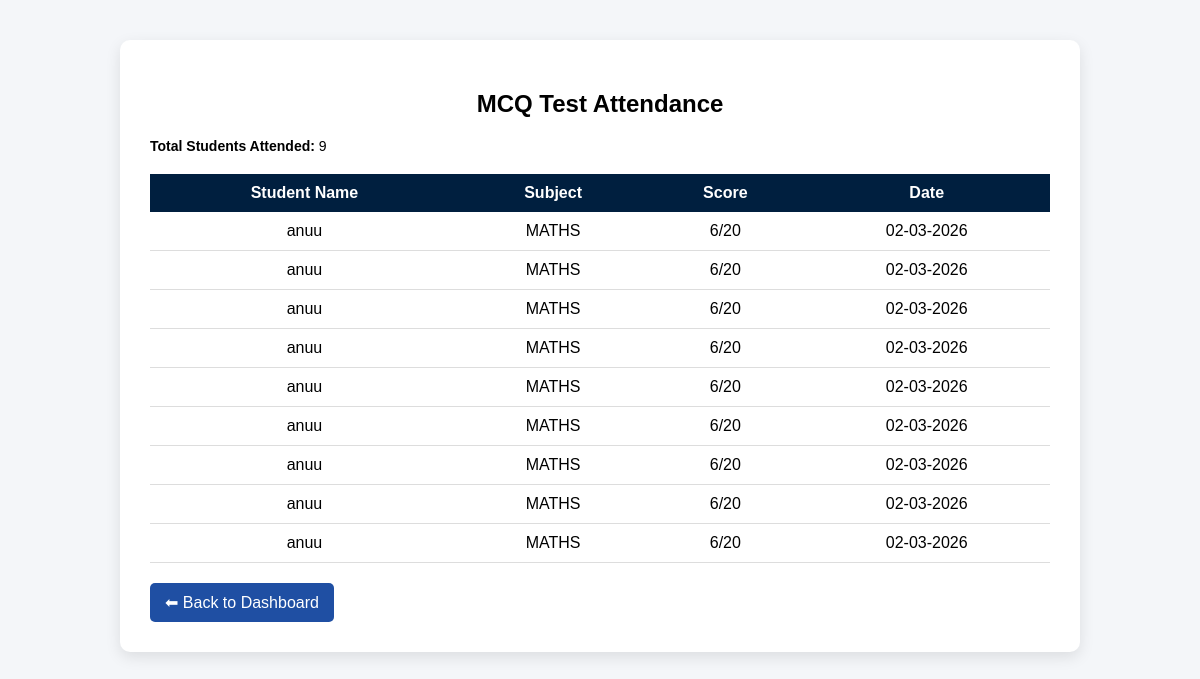
The app's page /admin_attendance with its own data.
### app.py (models this page shows)
class MCQResult(db.Model):
    id = db.Column(db.Integer, primary_key=True)
    student_id = db.Column(db.Integer, db.ForeignKey('student.id'))
    subject = db.Column(db.String(100))
    score = db.Column(db.Integer)
    total = db.Column(db.Integer)
    attended_on = db.Column(db.DateTime, default=datetime.utcnow)
    student = db.relationship('Student', backref='mcq_results')

class Student(db.Model):
    __tablename__ = 'student'
    __table_args__ = {'extend_existing': True}  # This allows redefinition
    id = db.Column(db.Integer, primary_key=True)
    name = db.Column(db.String(100))
    dob = db.Column(db.String(20), nullable=False)
    gender = db.Column(db.String(10))
    email = db.Column(db.String(100), unique=True)
    password = db.Column(db.String(50))
    branch_id = db.Column(db.Integer, db.ForeignKey('branch.id'))

### app.py (the view)
@app.route("/admin_attendance")
def admin_attendance():
    mcq_results = MCQResult.query.all()
    total_attended = len(mcq_results)
    return render_template(
        "admin_attendance.html",
        mcq_results=mcq_results,
        total_attended=total_attended
    )

### app.py (called while the page is built)
@app.after_request
def add_header(response):
    response.headers["Cache-Control"] = "no-cache, no-store, must-revalidate"
    response.headers["Pragma"] = "no-cache"
    response.headers["Expires"] = "0"
    return response

### templates/admin_attendance.html (shortened to what this page needs)
<!DOCTYPE html>
<html>
<head>
</head>
<body>
<div class="container">
<h2>MCQ Test Attendance</h2>
<p class="total"><strong>Total Students Attended:</strong> {{ total_attended }}</p>
<table>
<tr>
<th>Student Name</th>
<th>Subject</th>
<th>Score</th>
<th>Date</th>
</tr>
{% for r in mcq_results %}
<tr>
<td>{{ r.student.name }}</td>
<td>{{ r.subject }}</td>
<td>{{ r.score }}/{{ r.total }}</td>
<td>{{ r.attended_on.strftime('%d-%m-%Y') }}</td>
</tr>
{% endfor %}
</table>
<a href="/admin_dashboard" class="back">⬅ Back to Dashboard</a>
</div>
</body>
</html>

### templates/admin_attendance.html (style rules this page uses)
body { font-family:'Poppins',sans-serif; background:#f4f6f9; margin:0; padding:40px; }
.container { width:900px; margin:auto; background:white; padding:30px; border-radius:10px; box-shadow:0 5px 15px rgba(0,0,0,0.1); }
h2 { text-align:center; margin-bottom:20px; }
.total { font-size:14px; margin-bottom:20px; }
table { width:100%; border-collapse:collapse; margin-top:20px; }
th { background:#001f3f; color:white; padding:10px; }
td { padding:10px; text-align:center; border-bottom:1px solid #ddd; }
.back { display:inline-block; margin-top:20px; padding:10px 15px; background:#1f4fa3; color:white; text-decoration:none; border-radius:5px; }

### records on screen
MCQResult: student.name "anuu", subject "MATHS", score "6", total "20", attended_on "02-03-2026"
MCQResult: student.name "anuu", subject "MATHS", score "6", total "20", attended_on "02-03-2026"
MCQResult: student.name "anuu", subject "MATHS", score "6", total "20", attended_on "02-03-2026"
MCQResult: student.name "anuu", subject "MATHS", score "6", total "20", attended_on "02-03-2026"
MCQResult: student.name "anuu", subject "MATHS", score "6", total "20", attended_on "02-03-2026"
MCQResult: student.name "anuu", subject "MATHS", score "6", total "20", attended_on "02-03-2026"
MCQResult: student.name "anuu", subject "MATHS", score "6", total "20", attended_on "02-03-2026"
MCQResult: student.name "anuu", subject "MATHS", score "6", total "20", attended_on "02-03-2026"
MCQResult: student.name "anuu", subject "MATHS", score "6", total "20", attended_on "02-03-2026"

### other values on screen
{{ total_attended }} "9"
